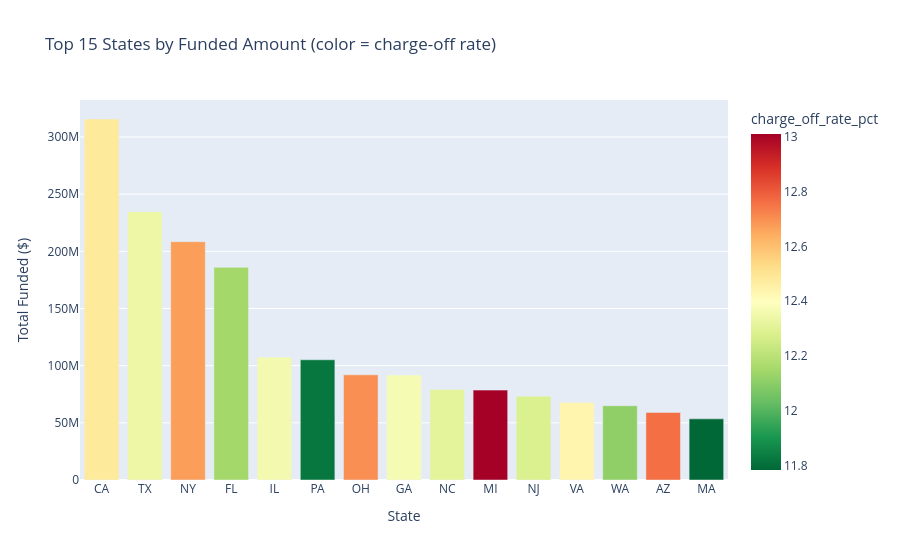

Notebook code for this chart:
### Markdown cell above
### 5.2 Regional Analysis by State

### Code cell
state_summary = loans.groupby("address_state").agg(
    applications=("loan_id", "count"),
    total_funded_amount=("funded_amount", "sum"),
    charge_off_rate_pct=("loan_status", lambda s: (s == "Charged Off").mean() * 100),
).reset_index().sort_values("total_funded_amount", ascending=False).head(15)

fig = px.bar(state_summary, x="address_state", y="total_funded_amount",
             color="charge_off_rate_pct", color_continuous_scale="RdYlGn_r",
             title="Top 15 States by Funded Amount (color = charge-off rate)",
             labels={"total_funded_amount": "Total Funded ($)", "address_state": "State"})
fig.show()

### Figure 1 — Plotly figure (JSON) as saved in the notebook; plotly's stock layout.template omitted (floating-point values rounded to 4 significant figures)
{"data": [{"hovertemplate": "State=%{x}<br>Total Funded ($)=%{y}<br>charge_off_rate_pct=%{marker.color}<extra></extra>", "legendgroup": "", "marker": {"color": [12.48, 12.34, 12.67, 12.15, 12.36, 11.82, 12.7, 12.37, 12.31, 13.01, 12.28, 12.44, 12.11, 12.76, 11.78], "coloraxis": "coloraxis", "pattern": {"shape": ""}}, "name": "", "orientation": "v", "showlegend": false, "textposition": "auto", "type": "bar", "x": ["CA", "TX", "NY", "FL", "IL", "PA", "OH", "GA", "NC", "MI", "NJ", "VA", "WA", "AZ", "MA"], "xaxis": "x", "y": [315747400, 234718450, 208445000, 185997450, 107471650, 105146850, 91994600, 91737150, 79084550, 78611550, 73336950, 67846600, 65015250, 59106250, 53469000], "yaxis": "y"}], "layout": {"barmode": "relative", "coloraxis": {"autocolorscale": false, "colorbar": {"title": {"text": "charge_off_rate_pct"}}, "colorscale": [[0, "rgb(0,104,55)"], [0.1, "rgb(26,152,80)"], [0.2, "rgb(102,189,99)"], [0.3, "rgb(166,217,106)"], [0.4, "rgb(217,239,139)"], [0.5, "rgb(255,255,191)"], [0.6, "rgb(254,224,139)"], [0.7, "rgb(253,174,97)"], [0.8, "rgb(244,109,67)"], [0.9, "rgb(215,48,39)"], [1, "rgb(165,0,38)"]]}, "legend": {"tracegroupgap": 0}, "title": {"text": "Top 15 States by Funded Amount (color = charge-off rate)"}, "xaxis": {"anchor": "y", "domain": [0, 1], "title": {"text": "State"}}, "yaxis": {"anchor": "x", "domain": [0, 1], "title": {"text": "Total Funded ($)"}}}}
